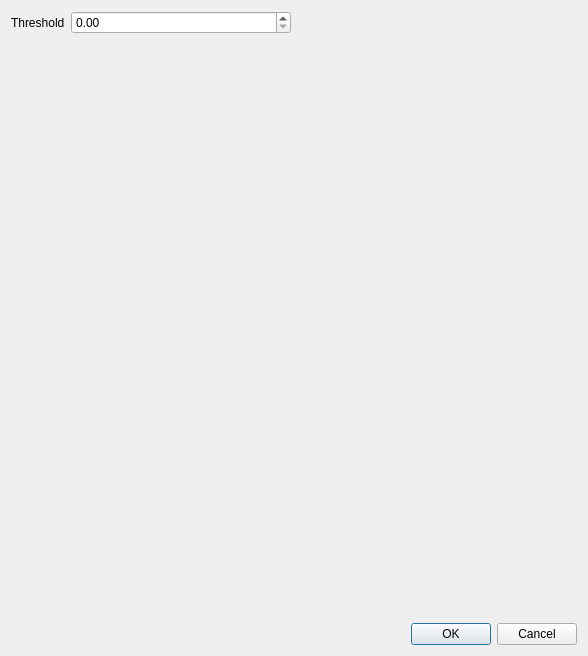
<?xml version="1.0" encoding="UTF-8"?>
<ui version="4.0">
 <class>BasicThresholdDlg</class>
 <widget class="QDialog" name="BasicThresholdDlg">
  <property name="geometry">
   <rect>
    <x>0</x>
    <y>0</y>
    <width>588</width>
    <height>656</height>
   </rect>
  </property>
  <property name="windowTitle">
   <string>Dialog</string>
  </property>
  <layout class="QVBoxLayout" name="verticalLayout_2">
   <item>
    <layout class="QVBoxLayout" name="verticalLayout">
     <item>
      <layout class="QHBoxLayout" name="horizontalLayout_2">
       <item>
        <layout class="QFormLayout" name="formLayout">
         <item row="1" column="0">
          <widget class="QLabel" name="label">
           <property name="text">
            <string>Threshold</string>
           </property>
          </widget>
         </item>
         <item row="1" column="1">
          <widget class="QDoubleSpinBox" name="doubleSpinBox_threshold"/>
         </item>
        </layout>
       </item>
       <item>
        <widget class="QtAddons::PlotWidget" name="plot_histogram" native="true">
         <property name="minimumSize">
          <size>
           <width>256</width>
           <height>192</height>
          </size>
         </property>
        </widget>
       </item>
      </layout>
     </item>
     <item>
      <widget class="QtAddons::CompareVolumeViewer" name="viewer" native="true">
       <property name="minimumSize">
        <size>
         <width>0</width>
         <height>386</height>
        </size>
       </property>
      </widget>
     </item>
    </layout>
   </item>
   <item>
    <widget class="QDialogButtonBox" name="buttonBox">
     <property name="orientation">
      <enum>Qt::Horizontal</enum>
     </property>
     <property name="standardButtons">
      <set>QDialogButtonBox::Cancel|QDialogButtonBox::Ok</set>
     </property>
    </widget>
   </item>
  </layout>
 </widget>
 <customwidgets>
  <customwidget>
   <class>QtAddons::PlotWidget</class>
   <extends>QWidget</extends>
   <header location="global">plotwidget.h</header>
   <container>1</container>
  </customwidget>
  <customwidget>
   <class>QtAddons::CompareVolumeViewer</class>
   <extends>QWidget</extends>
   <header location="global">comparevolumeviewer.h</header>
   <container>1</container>
  </customwidget>
 </customwidgets>
 <resources/>
 <connections>
  <connection>
   <sender>buttonBox</sender>
   <signal>accepted()</signal>
   <receiver>BasicThresholdDlg</receiver>
   <slot>accept()</slot>
   <hints>
    <hint type="sourcelabel">
     <x>248</x>
     <y>254</y>
    </hint>
    <hint type="destinationlabel">
     <x>157</x>
     <y>274</y>
    </hint>
   </hints>
  </connection>
  <connection>
   <sender>buttonBox</sender>
   <signal>rejected()</signal>
   <receiver>BasicThresholdDlg</receiver>
   <slot>reject()</slot>
   <hints>
    <hint type="sourcelabel">
     <x>316</x>
     <y>260</y>
    </hint>
    <hint type="destinationlabel">
     <x>286</x>
     <y>274</y>
    </hint>
   </hints>
  </connection>
 </connections>
</ui>
